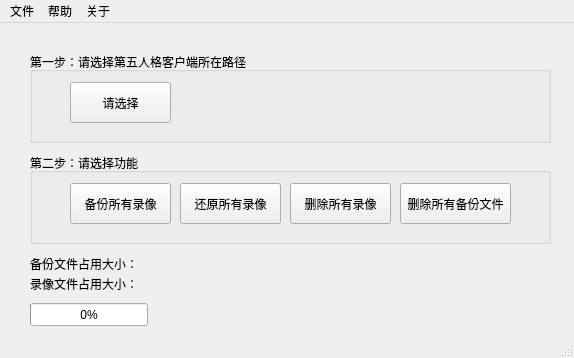
<?xml version="1.0" encoding="UTF-8"?>
<ui version="4.0">
 <class>MainWindow</class>
 <widget class="QMainWindow" name="MainWindow">
  <property name="geometry">
   <rect>
    <x>0</x>
    <y>0</y>
    <width>574</width>
    <height>358</height>
   </rect>
  </property>
  <property name="windowTitle">
   <string>MainWindow</string>
  </property>
  <widget class="QWidget" name="centralwidget">
   <widget class="QGroupBox" name="groupBox">
    <property name="geometry">
     <rect>
      <x>30</x>
      <y>29</y>
      <width>521</width>
      <height>91</height>
     </rect>
    </property>
    <property name="title">
     <string>第一步：请选择第五人格客户端所在路径</string>
    </property>
    <widget class="QPushButton" name="pushButton">
     <property name="geometry">
      <rect>
       <x>40</x>
       <y>30</y>
       <width>101</width>
       <height>41</height>
      </rect>
     </property>
     <property name="text">
      <string>请选择</string>
     </property>
    </widget>
   </widget>
   <widget class="QGroupBox" name="groupBox_2">
    <property name="geometry">
     <rect>
      <x>30</x>
      <y>130</y>
      <width>521</width>
      <height>91</height>
     </rect>
    </property>
    <property name="title">
     <string>第二步：请选择功能</string>
    </property>
    <widget class="QPushButton" name="pushButton_4">
     <property name="geometry">
      <rect>
       <x>40</x>
       <y>30</y>
       <width>101</width>
       <height>41</height>
      </rect>
     </property>
     <property name="text">
      <string>备份所有录像</string>
     </property>
    </widget>
    <widget class="QPushButton" name="pushButton_6">
     <property name="geometry">
      <rect>
       <x>150</x>
       <y>30</y>
       <width>101</width>
       <height>41</height>
      </rect>
     </property>
     <property name="text">
      <string>还原所有录像</string>
     </property>
    </widget>
    <widget class="QPushButton" name="pushButton_7">
     <property name="geometry">
      <rect>
       <x>260</x>
       <y>30</y>
       <width>101</width>
       <height>41</height>
      </rect>
     </property>
     <property name="text">
      <string>删除所有录像</string>
     </property>
    </widget>
    <widget class="QPushButton" name="pushButton_8">
     <property name="geometry">
      <rect>
       <x>370</x>
       <y>30</y>
       <width>111</width>
       <height>41</height>
      </rect>
     </property>
     <property name="text">
      <string>删除所有备份文件</string>
     </property>
    </widget>
   </widget>
   <widget class="QLabel" name="label">
    <property name="geometry">
     <rect>
      <x>30</x>
      <y>230</y>
      <width>211</width>
      <height>21</height>
     </rect>
    </property>
    <property name="text">
     <string>备份文件占用大小：</string>
    </property>
   </widget>
   <widget class="QLabel" name="label_2">
    <property name="geometry">
     <rect>
      <x>30</x>
      <y>250</y>
      <width>211</width>
      <height>21</height>
     </rect>
    </property>
    <property name="text">
     <string>录像文件占用大小：</string>
    </property>
   </widget>
   <widget class="QProgressBar" name="progressBar_copy">
    <property name="geometry">
     <rect>
      <x>30</x>
      <y>280</y>
      <width>118</width>
      <height>23</height>
     </rect>
    </property>
    <property name="value">
     <number>0</number>
    </property>
   </widget>
  </widget>
  <widget class="QMenuBar" name="menubar">
   <property name="geometry">
    <rect>
     <x>0</x>
     <y>0</y>
     <width>574</width>
     <height>23</height>
    </rect>
   </property>
   <widget class="QMenu" name="menu">
    <property name="title">
     <string>文件</string>
    </property>
    <addaction name="action"/>
   </widget>
   <widget class="QMenu" name="menu_2">
    <property name="title">
     <string>关于</string>
    </property>
    <widget class="QMenu" name="menu_3">
     <property name="title">
      <string>作者</string>
     </property>
     <addaction name="action_B"/>
     <addaction name="action_8"/>
     <addaction name="action_10"/>
     <addaction name="separator"/>
     <addaction name="action_13"/>
    </widget>
    <addaction name="menu_3"/>
   </widget>
   <widget class="QMenu" name="menu_4">
    <property name="title">
     <string>帮助</string>
    </property>
    <addaction name="action_IDV_Backup"/>
    <addaction name="action_3"/>
    <addaction name="separator"/>
    <addaction name="action_6"/>
    <addaction name="separator"/>
    <addaction name="action_IDV_Backup_2"/>
   </widget>
   <addaction name="menu"/>
   <addaction name="menu_4"/>
   <addaction name="menu_2"/>
  </widget>
  <widget class="QStatusBar" name="statusbar"/>
  <action name="action">
   <property name="text">
    <string>退出</string>
   </property>
  </action>
  <action name="action_B">
   <property name="text">
    <string>打开作者B站</string>
   </property>
  </action>
  <action name="action_IDV_Backup">
   <property name="text">
    <string>下载IDV_Backup</string>
   </property>
  </action>
  <action name="action_3">
   <property name="text">
    <string>向好友推荐此软件</string>
   </property>
  </action>
  <action name="action_4">
   <property name="text">
    <string>如何使用</string>
   </property>
  </action>
  <action name="action_6">
   <property name="text">
    <string>如何使用</string>
   </property>
  </action>
  <action name="action_IDV_Backup_2">
   <property name="text">
    <string>关于IDV_Backup</string>
   </property>
  </action>
  <action name="action_8">
   <property name="text">
    <string>看看作者的直播</string>
   </property>
  </action>
  <action name="action_10">
   <property name="text">
    <string>加入粉丝群</string>
   </property>
  </action>
  <action name="action_13">
   <property name="text">
    <string>关于作者</string>
   </property>
  </action>
 </widget>
 <resources/>
 <connections/>
</ui>
